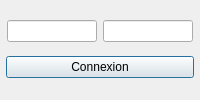
<?xml version="1.0" encoding="UTF-8"?>
<ui version="4.0">
 <class>LoginDialog</class>
 <widget class="QDialog" name="LoginDialog">
  <property name="windowModality">
   <enum>Qt::ApplicationModal</enum>
  </property>
  <property name="geometry">
   <rect>
    <x>0</x>
    <y>0</y>
    <width>200</width>
    <height>100</height>
   </rect>
  </property>
  <property name="sizePolicy">
   <sizepolicy hsizetype="Fixed" vsizetype="Fixed">
    <horstretch>0</horstretch>
    <verstretch>0</verstretch>
   </sizepolicy>
  </property>
  <property name="minimumSize">
   <size>
    <width>200</width>
    <height>100</height>
   </size>
  </property>
  <property name="maximumSize">
   <size>
    <width>200</width>
    <height>100</height>
   </size>
  </property>
  <property name="windowTitle">
   <string>Sign-In</string>
  </property>
  <layout class="QHBoxLayout" name="horizontalLayout">
   <property name="spacing">
    <number>6</number>
   </property>
   <property name="margin">
    <number>6</number>
   </property>
   <item>
    <layout class="QVBoxLayout" name="vLay">
     <property name="spacing">
      <number>0</number>
     </property>
     <item>
      <layout class="QHBoxLayout" name="input_hLay">
       <property name="spacing">
        <number>6</number>
       </property>
       <property name="leftMargin">
        <number>1</number>
       </property>
       <property name="rightMargin">
        <number>1</number>
       </property>
       <item>
        <widget class="QLineEdit" name="username_lineEdit"/>
       </item>
       <item>
        <widget class="QLineEdit" name="password_lineEdit">
         <property name="enabled">
          <bool>true</bool>
         </property>
         <property name="sizePolicy">
          <sizepolicy hsizetype="Expanding" vsizetype="Fixed">
           <horstretch>0</horstretch>
           <verstretch>0</verstretch>
          </sizepolicy>
         </property>
        </widget>
       </item>
      </layout>
     </item>
     <item>
      <layout class="QHBoxLayout" name="valid_hLay">
       <item>
        <widget class="QPushButton" name="connexion_btn">
         <property name="sizePolicy">
          <sizepolicy hsizetype="Minimum" vsizetype="Fixed">
           <horstretch>0</horstretch>
           <verstretch>0</verstretch>
          </sizepolicy>
         </property>
         <property name="text">
          <string>Connexion</string>
         </property>
        </widget>
       </item>
      </layout>
     </item>
    </layout>
   </item>
  </layout>
 </widget>
 <resources/>
 <connections>
  <connection>
   <sender>username_lineEdit</sender>
   <signal>returnPressed()</signal>
   <receiver>password_lineEdit</receiver>
   <slot>setFocus()</slot>
   <hints>
    <hint type="sourcelabel">
     <x>78</x>
     <y>26</y>
    </hint>
    <hint type="destinationlabel">
     <x>148</x>
     <y>28</y>
    </hint>
   </hints>
  </connection>
  <connection>
   <sender>password_lineEdit</sender>
   <signal>returnPressed()</signal>
   <receiver>connexion_btn</receiver>
   <slot>click()</slot>
   <hints>
    <hint type="sourcelabel">
     <x>169</x>
     <y>29</y>
    </hint>
    <hint type="destinationlabel">
     <x>143</x>
     <y>69</y>
    </hint>
   </hints>
  </connection>
 </connections>
</ui>
